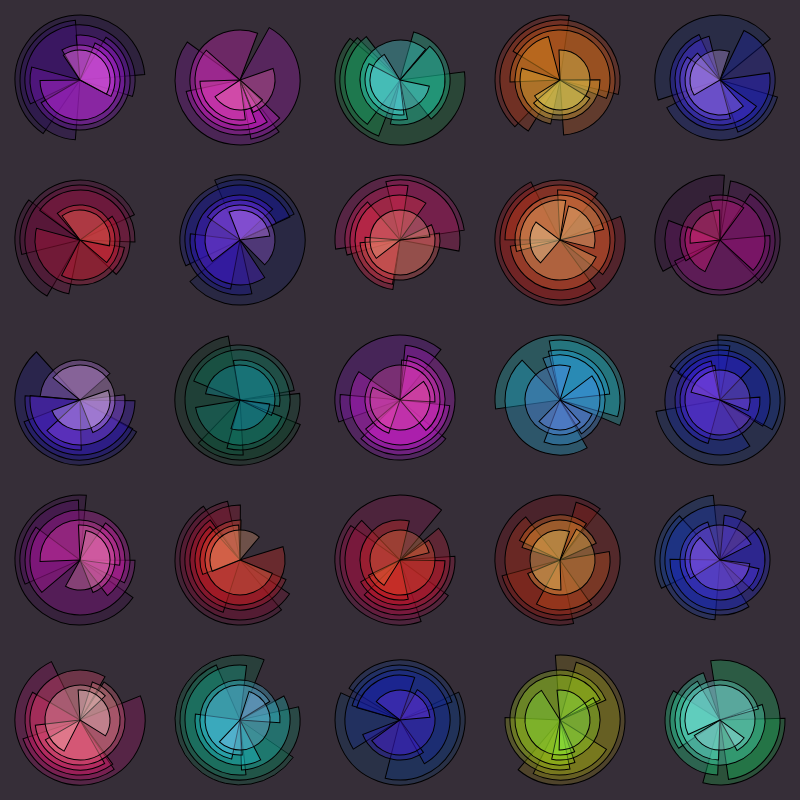
Frame 1 (no input)
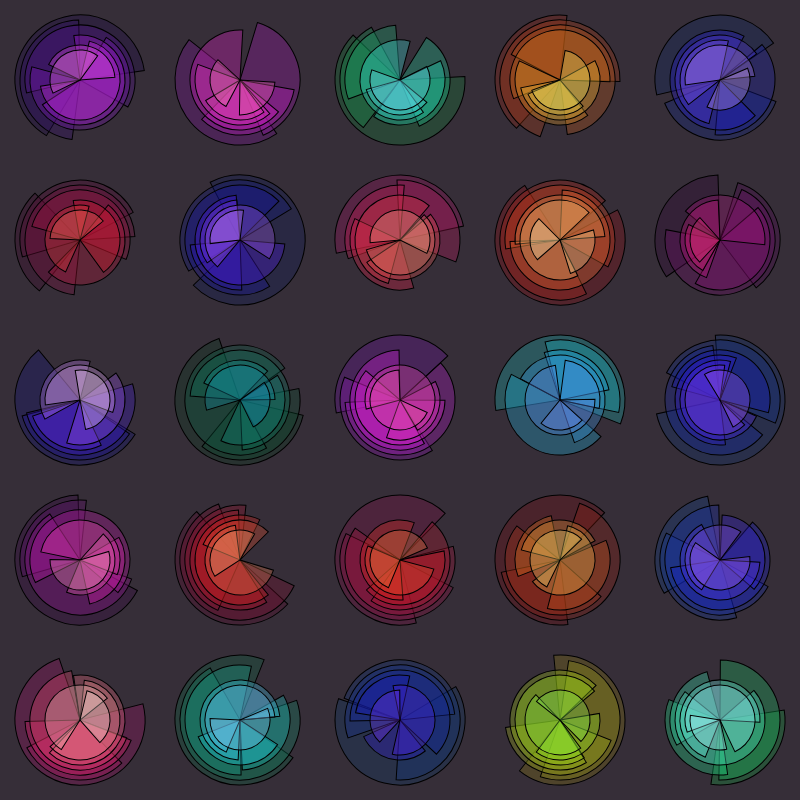
Frame 60 (no input)
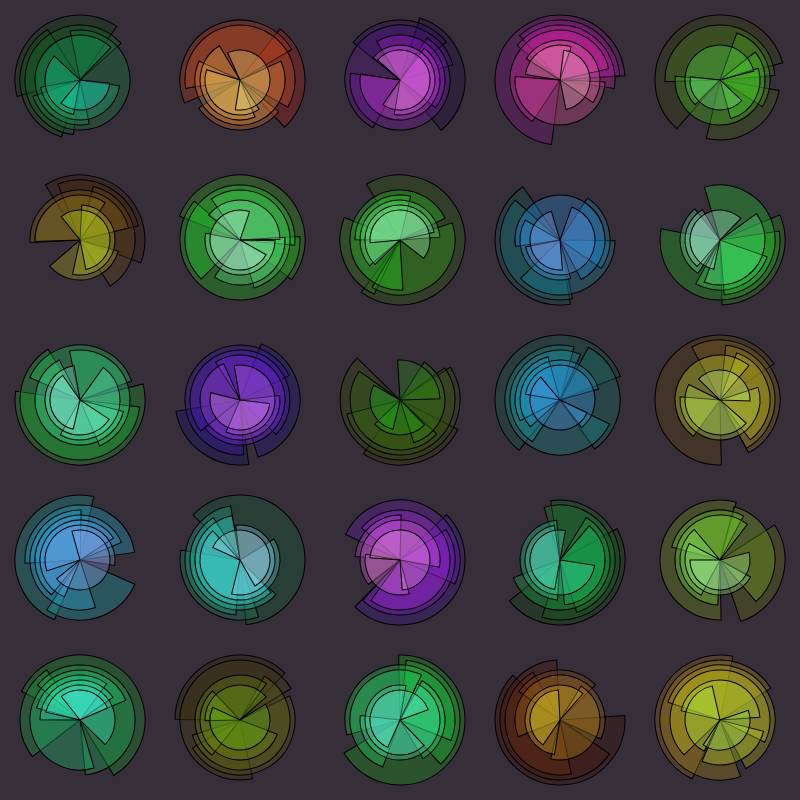
Frame 120 (the mouse pressed at the canvas centre since frame 60)

The p5.js sketch that drew these frames (run headless with seeded random() and noise() and a simulated clock; from frame 60 on, the mouse is pressed at the canvas centre):

// p5.js sketch
// ── sketch.js
var count = 5;
var layers = 8;
var side = 800;
var gap = side / count;
var start = gap / 2;
var rad = 130;
var tick = 0.0;
let stacks = [];

function setup() {
  colorMode(HSL, 100);
  createCanvas(side, side);
  stacks = setupStacks();
}

function draw() {
  tick += 0.01;
  background(80, 10, 20);

  for (var i = 0; i < count; i++) {
    for (var j = 0; j < count; j++) {
      stacks[i][j].display();
    }
  }
}

function mousePressed() {
  stacks = setupStacks();
}

function setupStacks() {
  let arr = [];
  for (var i = 0; i < count; i++) {
    let columns = [];
    for (var j = 0; j < count; j++) {
      lx = i * gap + start;
      ly = j * gap + start;
      columns[j] = new Stack(lx, ly);
    }
    arr[i] = columns;
  }
  return arr;
}

class Arc {
  constructor(_h, _l, c) {
    this.start = random(TWO_PI);
    this.end = this.start + 1.5 + random(PI);
    this.radius = rad - (c * 10);
    this.hue = _h;
    this.light = _l;
    this.dir = random(1) - 0.5;
    this.layer = c;
  }

  display() {
    fill(this.hue, 80, this.light, 30);
    rotate(tick * this.dir * (this.layer + 1) *  0.5);
    arc(0, 0, this.radius, this.radius, this.start, this.end, PIE);
  }
}

class Stack {
  constructor(_x, _y) {
    this.startHue = random(100);
    this.startLight = random(10, 40);
    this.lightJump = random(4, 9);
    this.arcs = [];
    this.x = _x;
    this.y = _y;
    this.createArcs();
  }

  createArcs() {
    this.arcs.push(new Arc(this.startHue, this.startLight, 0));
    for (var c = 1; c < layers; c ++) {
      var hue = (this.startHue + c * 2) % 100.0;
      var light = (this.startLight + c * this.lightJump);
      fill(hue, 80, light, 90);
      let s = random(TWO_PI);
      let e = s + 1.5 + random(PI);
      let r = rad - (c * 10);
      this.arcs.push(new Arc(hue, light, c));
    }
  }

  display() {
    push();
    translate(this.x, this.y);
    for (var c = 0; c < layers; c ++) {
      this.arcs[c].display();
    }
    pop();
  }
}
